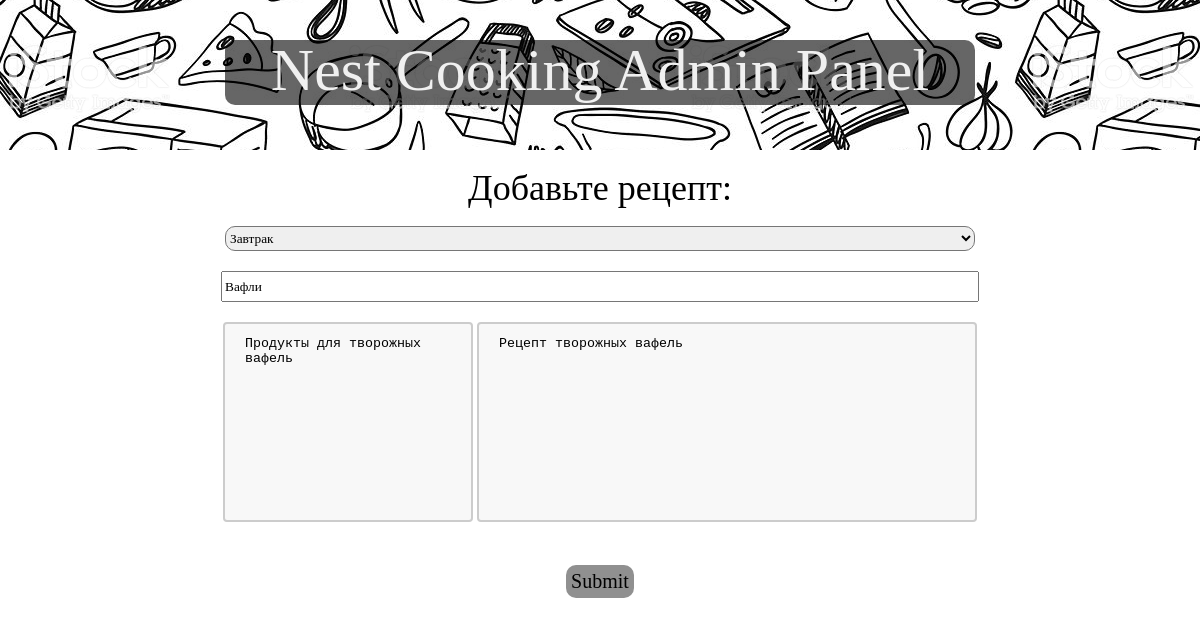
The app's page /1/edit with its own data.
### tables this page shows
CREATE TABLE "Food" (
	"Name"	TEXT,
	"Comment"	TEXT,
	"Type"	TEXT,
	"Recept"	TEXT,
	"Composition"	TEXT,
	"Photo"	BLOB,
	"id"	INTEGER UNIQUE,
	PRIMARY KEY("id")
);

### app.py (the view, shortened to what this page needs)
@app.route('/<id_1>/edit',methods=['GET', 'POST'])
def edit_rec(id_1):
	if request.method == 'GET':
		cur=con.cursor()
		cur.execute("SELECT * from Food WHERE id=?",(id_1,))
		Food=[e for e in cur.fetchall()]
		cur.execute("SELECT Type from Type")
		Food_types=[e[0] for e in cur.fetchall()]
		print(Food)
		cur.close()
	return render_template('edit_rec.html',food=Food, Food_types=Food_types)

### templates/edit_rec.html (shortened to what this page needs)
<!DOCTYPE html>
<html>
<head>
	<link rel="stylesheet" type="text/css" href="{{ url_for('static', filename='css/style.css') }}">
</head>
<body>
	<header>
		<h1>Nest Cooking Admin Panel</h1>
	</header>
	<section>
		<h3>Добавьте рецепт:</h3>
		<div class="my_class">
			<form action="" method="post">
				<div class="select">
					<select name="type">
						{% for e in Food_types %}
						{% if e == food[0][2] %}
						<option selected="{{e}}">{{e}}</option>
						{% else %}
						<option value="{{e}}">{{e}}</option>
						{%endif%}
						{% endfor %}
					</select>
				</div>
				<div class="Name">
					<input type="text" name="name" placeholder="Название блюда" value={{food[0][0]}}>
				</div>
				<div class="all">
					<textarea class="prod" name="product" placeholder="Продукты">{{food[0][4]}}</textarea>
					<textarea class="rec" name="recept" placeholder="Рецепт">{{food[0][3]}}</textarea>
				</div>
				<div class="Button">
					<input type="submit" name="Save">
				</div>
			</form>
		</div>
	</section>
	</html>

### static/css/style.css (style rules this page uses)
html, body, div, span, applet, object, iframe, h1, h2, h3, h4, h5, h6, p, blockquote, pre, a, abbr, acronym, address, big, cite, code, del, dfn, em, img, ins, kbd, q, s, samp, small, strike, strong, sub, sup, tt, var, b, u, i, center, dl, dt, dd, ol, ul, li, fieldset, form, label, legend, table, caption, tbody, tfoot, thead, tr, th, td, article, aside, canvas, details, embed, figure, figcaption, footer, header, hgroup, menu, nav, output, ruby, section, summary, time, mark, audio, video { margin: 0; padding: 0; border: 0; font-size: 100%; font: inherit; vertical-align: baseline; }
article, aside, details, figcaption, figure, footer, header, hgroup, menu, nav, section { display: block; }
body { color: #933010; background: white; line-height: 1; font-family: 'Balsamiq Sans', cursive; }
header { background: url(../img/test.1.jpg) center center repeat; background-repeat: repeat-x; color: #000000; text-align: center; height: 70px; padding: 40px ; }
header>h1 { background: rgba(0,0,0,0.60); font-size: 3.75em ; font-family: 'Dancing Script', cursive; color: #f0f0f0; width: 750px; margin:0 auto; padding-bottom: 5px; border-radius: 10px; }
section { margin:auto; }
section>h3 { font-family: 'Dancing Script', cursive; font-size: 2.25em; color: #000000; margin: 20px auto; text-align: center; }
.select { margin: 20px auto; border-radius: 10px; text-align: center; }
.Name { margin: 20px auto; border-radius: 10px; text-align: center; }
.Name input[type='text'] { font-family: 'Balsamiq Sans'; width: 750px; height: 25px; }
.all { margin: 20px auto; border-radius: 10px; text-align: center; }
.prod { width: 250px; height: 200px; padding: 12px 20px; box-sizing: border-box; border: 2px solid #ccc; border-radius: 4px; background-color: #f8f8f8; resize: none; }
.rec { width: 500px; height: 200px; padding: 12px 20px; box-sizing: border-box; border: 2px solid #ccc; border-radius: 4px; background-color: #f8f8f8; resize: none; }
.Button { margin: 20px auto; text-align: center; }
.Button input[type="submit"] { background: #909090; border: 0; border-radius: 10px; margin: 20px auto; color: black; font-size: 1.25em; font-family: 'Balsamiq Sans', cursive; padding: 5px; cursor: pointer; }
select { width: 750px; height: 25px; border-radius: 10px; font-family: 'Balsamiq Sans'; }

### records on screen
Food: name "Вафли", product "Продукты для творожных вафель", recept "Рецепт творожных вафель"

### other values on screen
form field type "Завтрак"
